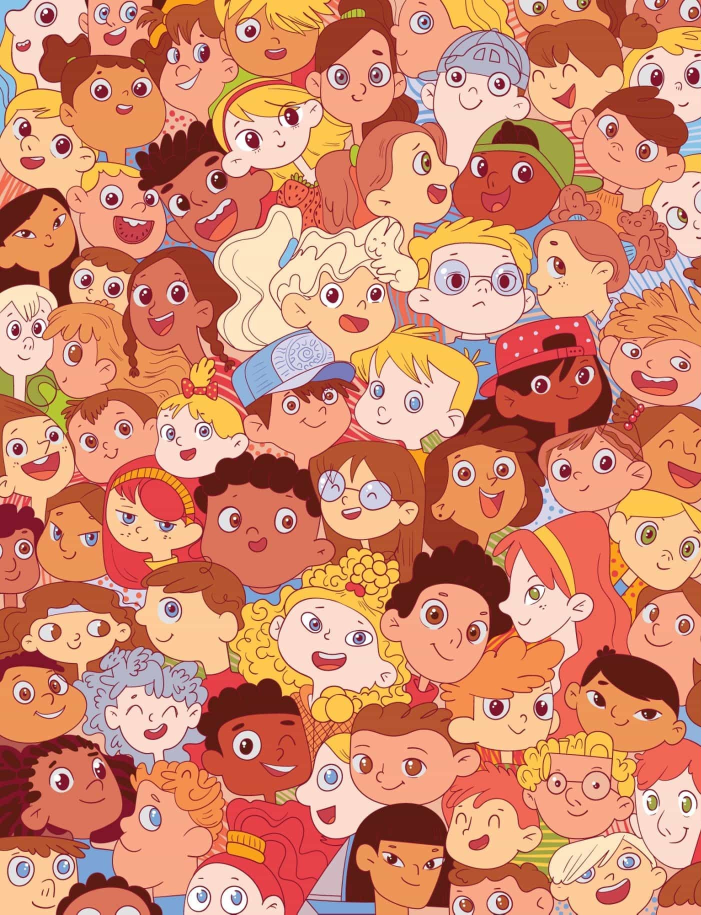
#> input picture images/1.jpg, 1402 x 1829 px (shown at 1/2 size)
$ python midterm.py
#> lines starting #> are read from the running program, lines starting #| are printed output that depends on the picture; after the words box and inside, x2 and y2 are one past the last pixel; in counts of white or black regions, pixels touching at a corner belong together
import cv2
import numpy as np

# Load the main image
image_path = 'images/1.jpg'
image = cv2.imread(image_path)
#> image is the input picture: shape (1829, 1402, 3); mean B, G, R 110.7, 138.8, 210.7

# Convert the image to grayscale
image_gray = cv2.cvtColor(image, cv2.COLOR_BGR2GRAY)
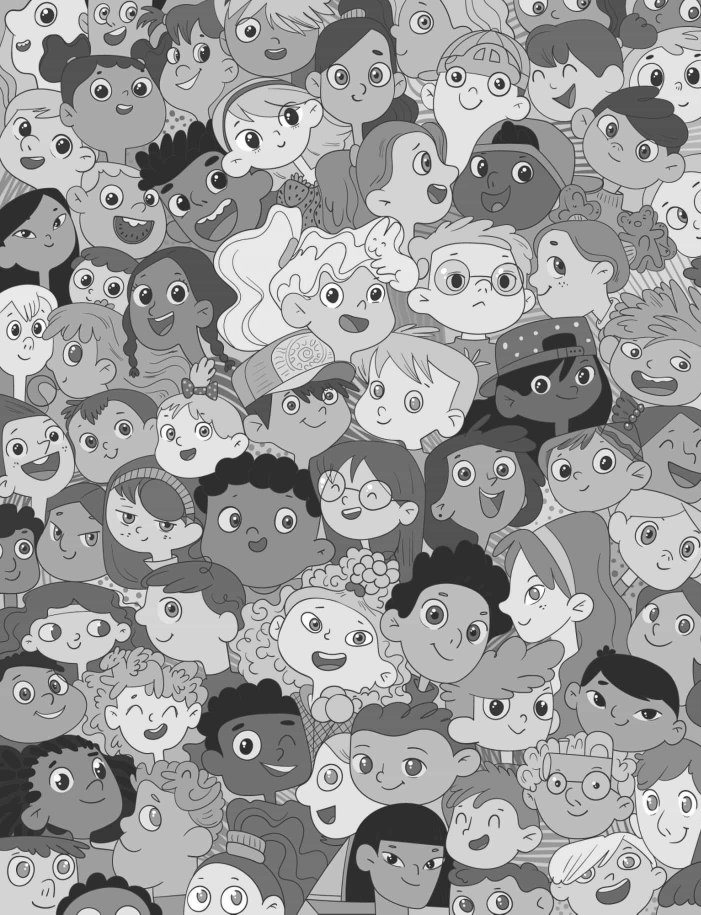
#> image_gray: shape (1829, 1402) (shown at 1/2 size); min 14, max 255, mean 157.1

# Adaptive Threshold to enhance objects
image_gray = cv2.adaptiveThreshold(image_gray, 255, cv2.ADAPTIVE_THRESH_GAUSSIAN_C, cv2.THRESH_BINARY, 11, 2)
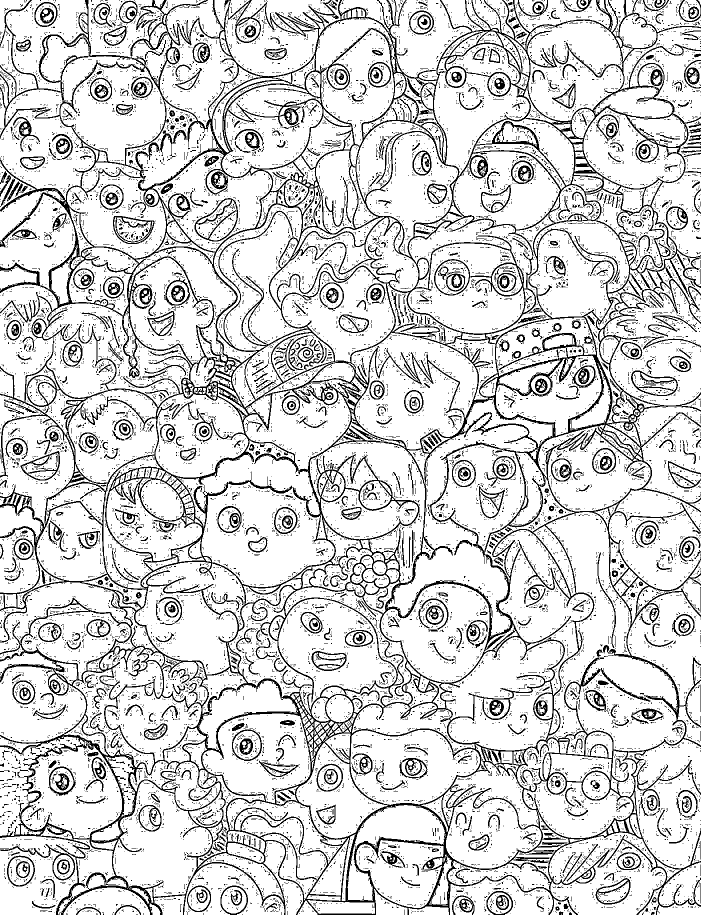
#> image_gray: shape (1829, 1402) (shown at 1/2 size); 82.1% white; black in thin lines or dots

# Scale factors to test (from 50% to 100%)
scale_factors = np.linspace(0.5, 1.0, 50)

# Loop through each template
for i in range(1, 16):
    # Load the template
    template_path = f'images/objects/{i}.jpg'
    template = cv2.imread(template_path)
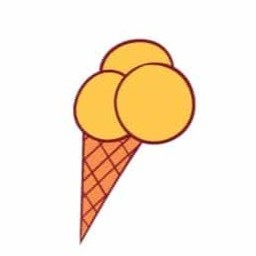
#> input picture images/objects/1.jpg, 256 x 256 px
#> template is the input picture: shape (256, 256, 3); mean B, G, R 218.1, 234.8, 248.1

    # Convert the template to grayscale
    template_gray = cv2.cvtColor(template, cv2.COLOR_BGR2GRAY)

    # Adaptive Threshold to enhance objects
    template_gray = cv2.adaptiveThreshold(template_gray, 255, cv2.ADAPTIVE_THRESH_GAUSSIAN_C, cv2.THRESH_BINARY, 11, 2)
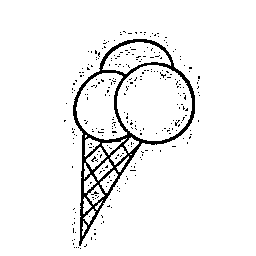
#> template_gray: shape (256, 256); 94.5% white; black in thin lines or dots, all inside (x1, y1, x2, y2) = (64, 31, 200, 249)

    h, w = template_gray.shape
#> h = 256; w = 256
    best_match = None  # Store the best match result (coordinates, scale, score)
    best_score = -1  # Highest matching score

    for scale in scale_factors:
        resized_template = cv2.resize(template_gray, (int(w * scale), int(h * scale)))

        # Create a mask for the template
        _, mask = cv2.threshold(resized_template, 240, 255, cv2.THRESH_BINARY_INV)

        # Perform template matching
#> (the run stopped early here; a loop or call above may not have finished)
